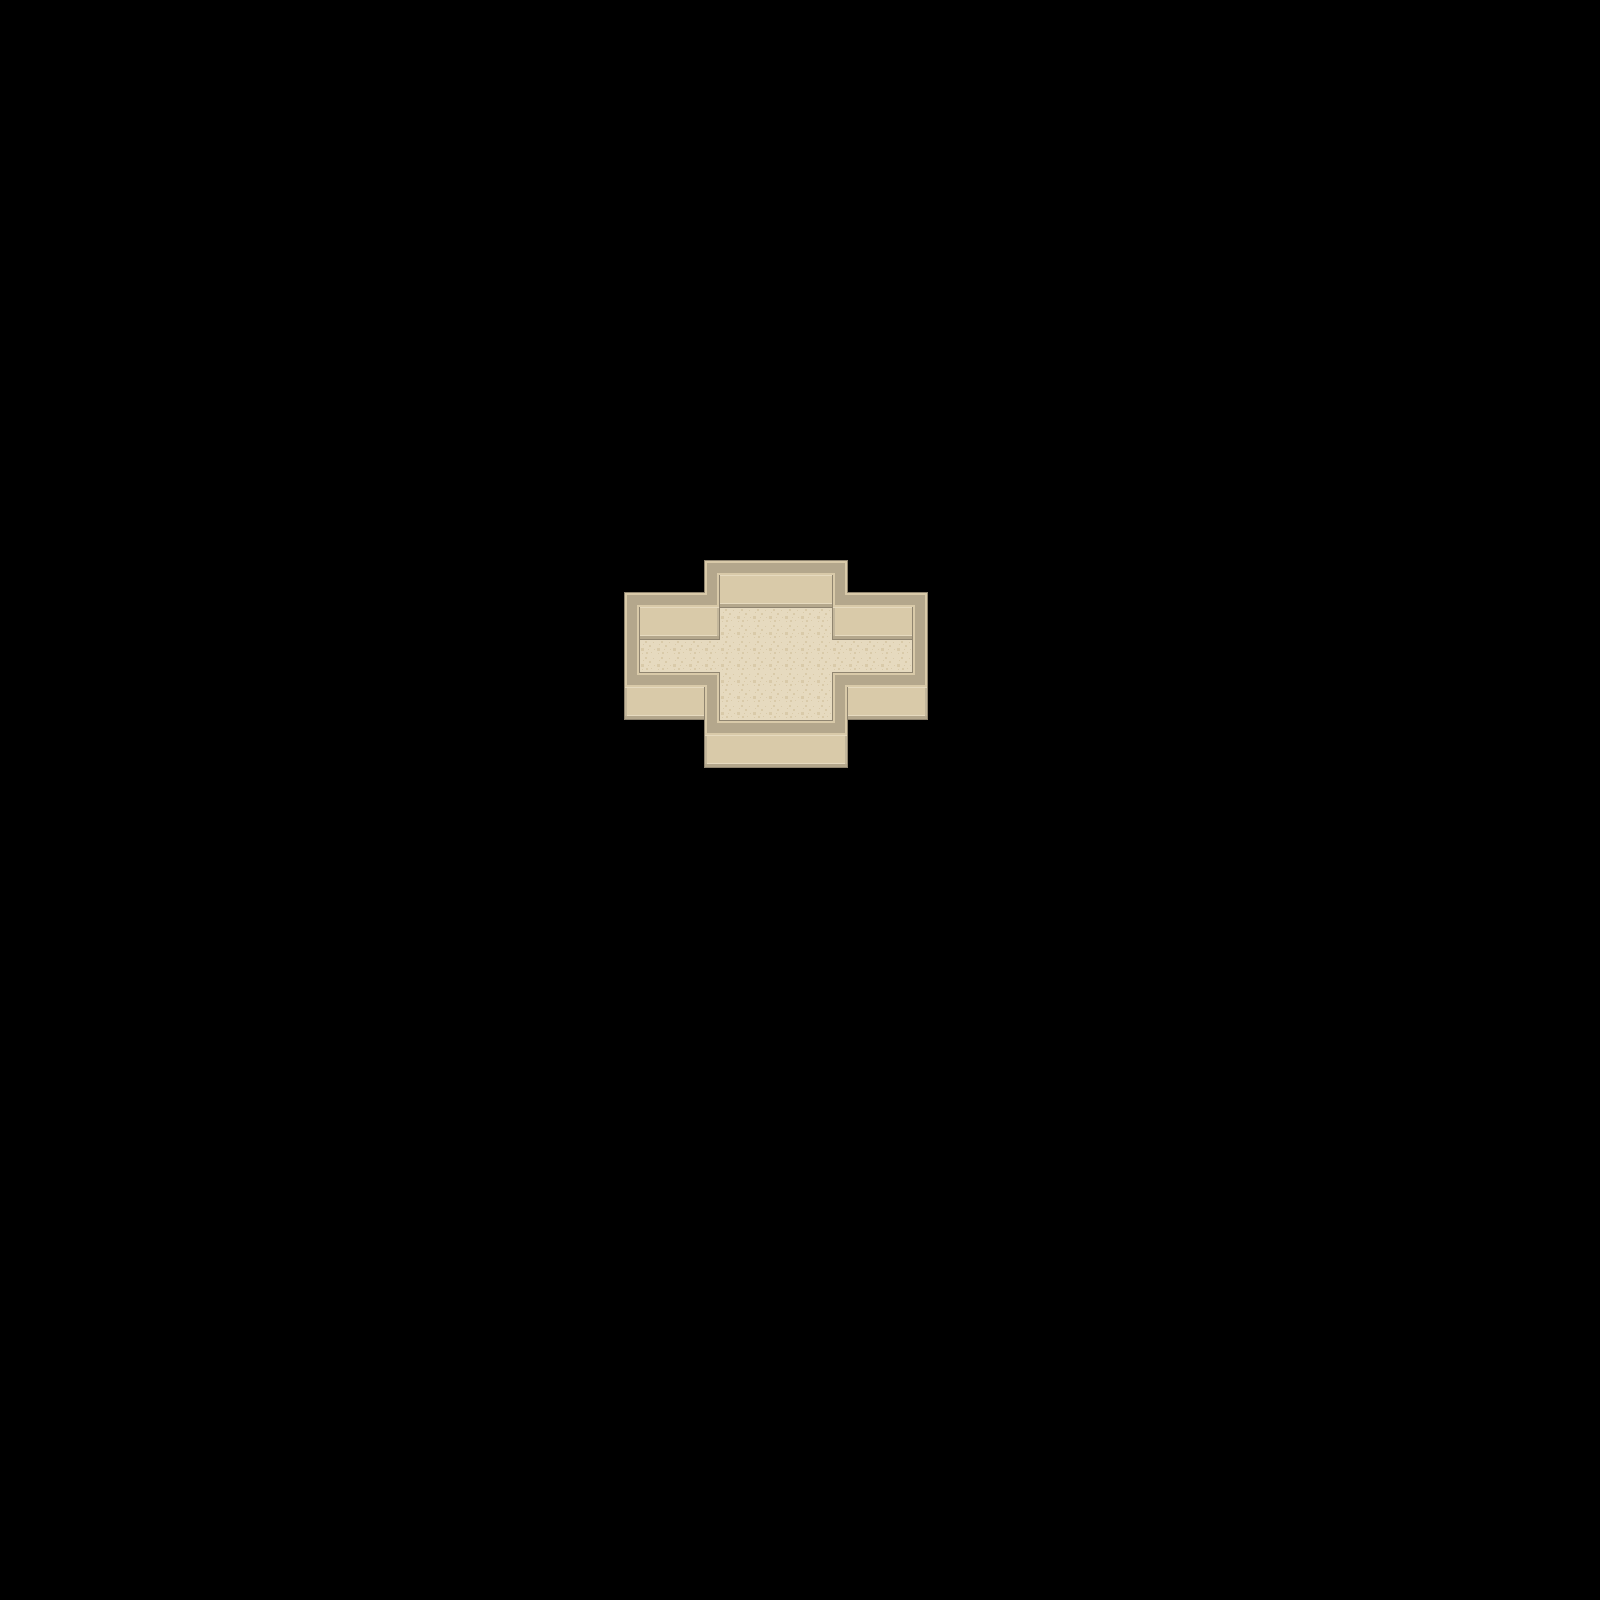

Tiled map render using the project's own tile images. Description and the map definition, with tile-layer contents summarised, below:
An orthogonal 100x100 tile map with 16x16 px tiles, 3 tile layers (ground, walls, walls_foreground) and 1 object (entry).

<map version="1.5" tiledversion="1.7.0" orientation="orthogonal" renderorder="right-up" width="100" height="100" tilewidth="16" tileheight="16" infinite="0" nextlayerid="11" nextobjectid="3">
 <tileset firstgid="1" source="roguelike.tsx" />
 <layer id="9" name="ground" width="100" height="100">
  <data>[10000 cells, 125 non-empty, 2 distinct tile ids]</data>
 </layer>
 <layer id="1" name="walls" width="100" height="100">
  <data>[10000 cells, 65 non-empty, 12 distinct tile ids]</data>
 </layer>
 <layer id="10" name="walls_foreground" width="100" height="100">
  <properties>
   <property name="foreground" type="bool" value="true" />
  </properties>
  <data>[10000 cells, 63 non-empty, 12 distinct tile ids]</data>
 </layer>
 <objectgroup id="6" name="meta">
  <object id="1" name="entry" x="775.333" y="699.667">
   <point />
  </object>
 </objectgroup>
</map>
